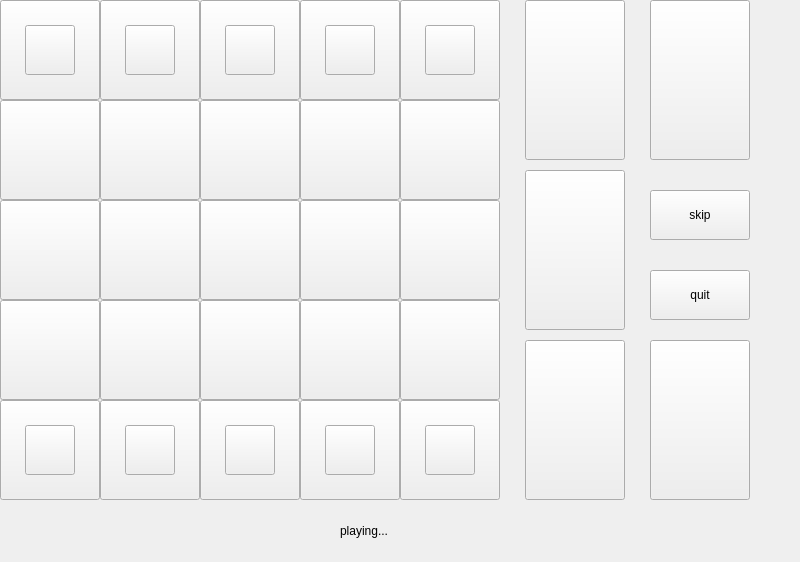
<?xml version="1.0" encoding="UTF-8"?>
<ui version="4.0">
 <class>LowGame</class>
 <widget class="QWidget" name="LowGame">
  <property name="geometry">
   <rect>
    <x>0</x>
    <y>0</y>
    <width>800</width>
    <height>562</height>
   </rect>
  </property>
  <property name="windowTitle">
   <string>LowGame</string>
  </property>
  <widget class="QPushButton" name="pushButton_to_start">
   <property name="geometry">
    <rect>
     <x>650</x>
     <y>270</y>
     <width>100</width>
     <height>50</height>
    </rect>
   </property>
   <property name="text">
    <string>quit</string>
   </property>
  </widget>
  <widget class="QPushButton" name="pushButton_5">
   <property name="geometry">
    <rect>
     <x>0</x>
     <y>0</y>
     <width>100</width>
     <height>100</height>
    </rect>
   </property>
   <property name="text">
    <string/>
   </property>
  </widget>
  <widget class="QPushButton" name="pushButton_4">
   <property name="geometry">
    <rect>
     <x>0</x>
     <y>100</y>
     <width>100</width>
     <height>100</height>
    </rect>
   </property>
   <property name="text">
    <string/>
   </property>
  </widget>
  <widget class="QPushButton" name="pushButton_3">
   <property name="geometry">
    <rect>
     <x>0</x>
     <y>200</y>
     <width>100</width>
     <height>100</height>
    </rect>
   </property>
   <property name="text">
    <string/>
   </property>
  </widget>
  <widget class="QPushButton" name="pushButton_2">
   <property name="geometry">
    <rect>
     <x>0</x>
     <y>300</y>
     <width>100</width>
     <height>100</height>
    </rect>
   </property>
   <property name="text">
    <string/>
   </property>
  </widget>
  <widget class="QPushButton" name="pushButton_1">
   <property name="geometry">
    <rect>
     <x>0</x>
     <y>400</y>
     <width>100</width>
     <height>100</height>
    </rect>
   </property>
   <property name="text">
    <string/>
   </property>
  </widget>
  <widget class="QPushButton" name="pushButton_10">
   <property name="geometry">
    <rect>
     <x>100</x>
     <y>0</y>
     <width>100</width>
     <height>100</height>
    </rect>
   </property>
   <property name="text">
    <string/>
   </property>
  </widget>
  <widget class="QPushButton" name="pushButton_9">
   <property name="geometry">
    <rect>
     <x>100</x>
     <y>100</y>
     <width>100</width>
     <height>100</height>
    </rect>
   </property>
   <property name="text">
    <string/>
   </property>
  </widget>
  <widget class="QPushButton" name="pushButton_8">
   <property name="geometry">
    <rect>
     <x>100</x>
     <y>200</y>
     <width>100</width>
     <height>100</height>
    </rect>
   </property>
   <property name="text">
    <string/>
   </property>
  </widget>
  <widget class="QPushButton" name="pushButton_7">
   <property name="geometry">
    <rect>
     <x>100</x>
     <y>300</y>
     <width>100</width>
     <height>100</height>
    </rect>
   </property>
   <property name="text">
    <string/>
   </property>
  </widget>
  <widget class="QPushButton" name="pushButton_6">
   <property name="geometry">
    <rect>
     <x>100</x>
     <y>400</y>
     <width>100</width>
     <height>100</height>
    </rect>
   </property>
   <property name="text">
    <string/>
   </property>
  </widget>
  <widget class="QPushButton" name="pushButton_15">
   <property name="geometry">
    <rect>
     <x>200</x>
     <y>0</y>
     <width>100</width>
     <height>100</height>
    </rect>
   </property>
   <property name="styleSheet">
    <string notr="true">border-image: url(:/new/prefix1/tuoliyi2.png);</string>
   </property>
   <property name="text">
    <string/>
   </property>
  </widget>
  <widget class="QPushButton" name="pushButton_14">
   <property name="geometry">
    <rect>
     <x>200</x>
     <y>100</y>
     <width>100</width>
     <height>100</height>
    </rect>
   </property>
   <property name="text">
    <string/>
   </property>
  </widget>
  <widget class="QPushButton" name="pushButton_13">
   <property name="geometry">
    <rect>
     <x>200</x>
     <y>200</y>
     <width>100</width>
     <height>100</height>
    </rect>
   </property>
   <property name="text">
    <string/>
   </property>
  </widget>
  <widget class="QPushButton" name="pushButton_12">
   <property name="geometry">
    <rect>
     <x>200</x>
     <y>300</y>
     <width>100</width>
     <height>100</height>
    </rect>
   </property>
   <property name="text">
    <string/>
   </property>
  </widget>
  <widget class="QPushButton" name="pushButton_11">
   <property name="geometry">
    <rect>
     <x>200</x>
     <y>400</y>
     <width>100</width>
     <height>100</height>
    </rect>
   </property>
   <property name="styleSheet">
    <string notr="true">
         border-image: url(:/new/prefix1/tuoliyi1.PNG);
       </string>
   </property>
   <property name="text">
    <string/>
   </property>
  </widget>
  <widget class="QPushButton" name="pushButton_20">
   <property name="geometry">
    <rect>
     <x>300</x>
     <y>0</y>
     <width>100</width>
     <height>100</height>
    </rect>
   </property>
   <property name="text">
    <string/>
   </property>
  </widget>
  <widget class="QPushButton" name="pushButton_19">
   <property name="geometry">
    <rect>
     <x>300</x>
     <y>100</y>
     <width>100</width>
     <height>100</height>
    </rect>
   </property>
   <property name="text">
    <string/>
   </property>
  </widget>
  <widget class="QPushButton" name="pushButton_18">
   <property name="geometry">
    <rect>
     <x>300</x>
     <y>200</y>
     <width>100</width>
     <height>100</height>
    </rect>
   </property>
   <property name="text">
    <string/>
   </property>
  </widget>
  <widget class="QPushButton" name="pushButton_17">
   <property name="geometry">
    <rect>
     <x>300</x>
     <y>300</y>
     <width>100</width>
     <height>100</height>
    </rect>
   </property>
   <property name="text">
    <string/>
   </property>
  </widget>
  <widget class="QPushButton" name="pushButton_16">
   <property name="geometry">
    <rect>
     <x>300</x>
     <y>400</y>
     <width>100</width>
     <height>100</height>
    </rect>
   </property>
   <property name="text">
    <string/>
   </property>
  </widget>
  <widget class="QPushButton" name="pushButton_25">
   <property name="geometry">
    <rect>
     <x>400</x>
     <y>0</y>
     <width>100</width>
     <height>100</height>
    </rect>
   </property>
   <property name="text">
    <string/>
   </property>
  </widget>
  <widget class="QPushButton" name="pushButton_24">
   <property name="geometry">
    <rect>
     <x>400</x>
     <y>100</y>
     <width>100</width>
     <height>100</height>
    </rect>
   </property>
   <property name="styleSheet">
    <string notr="true"/>
   </property>
   <property name="text">
    <string/>
   </property>
  </widget>
  <widget class="QPushButton" name="pushButton_23">
   <property name="geometry">
    <rect>
     <x>400</x>
     <y>200</y>
     <width>100</width>
     <height>100</height>
    </rect>
   </property>
   <property name="text">
    <string/>
   </property>
  </widget>
  <widget class="QPushButton" name="pushButton_22">
   <property name="geometry">
    <rect>
     <x>400</x>
     <y>300</y>
     <width>100</width>
     <height>100</height>
    </rect>
   </property>
   <property name="text">
    <string/>
   </property>
  </widget>
  <widget class="QPushButton" name="pushButton_21">
   <property name="geometry">
    <rect>
     <x>400</x>
     <y>400</y>
     <width>100</width>
     <height>100</height>
    </rect>
   </property>
   <property name="text">
    <string/>
   </property>
  </widget>
  <widget class="QPushButton" name="card_3">
   <property name="geometry">
    <rect>
     <x>525</x>
     <y>0</y>
     <width>100</width>
     <height>160</height>
    </rect>
   </property>
   <property name="whatsThis">
    <string/>
   </property>
   <property name="styleSheet">
    <string notr="true"/>
   </property>
   <property name="text">
    <string/>
   </property>
  </widget>
  <widget class="QPushButton" name="card_4">
   <property name="geometry">
    <rect>
     <x>650</x>
     <y>0</y>
     <width>100</width>
     <height>160</height>
    </rect>
   </property>
   <property name="whatsThis">
    <string/>
   </property>
   <property name="styleSheet">
    <string notr="true"/>
   </property>
   <property name="text">
    <string/>
   </property>
  </widget>
  <widget class="QPushButton" name="card_1">
   <property name="geometry">
    <rect>
     <x>525</x>
     <y>340</y>
     <width>100</width>
     <height>160</height>
    </rect>
   </property>
   <property name="whatsThis">
    <string/>
   </property>
   <property name="styleSheet">
    <string notr="true"/>
   </property>
   <property name="text">
    <string/>
   </property>
  </widget>
  <widget class="QPushButton" name="card_2">
   <property name="geometry">
    <rect>
     <x>650</x>
     <y>340</y>
     <width>100</width>
     <height>160</height>
    </rect>
   </property>
   <property name="whatsThis">
    <string/>
   </property>
   <property name="styleSheet">
    <string notr="true"/>
   </property>
   <property name="text">
    <string/>
   </property>
  </widget>
  <widget class="QPushButton" name="card_5">
   <property name="geometry">
    <rect>
     <x>525</x>
     <y>170</y>
     <width>100</width>
     <height>160</height>
    </rect>
   </property>
   <property name="whatsThis">
    <string/>
   </property>
   <property name="styleSheet">
    <string notr="true"/>
   </property>
   <property name="text">
    <string/>
   </property>
  </widget>
  <widget class="QPushButton" name="omiuji_2">
   <property name="geometry">
    <rect>
     <x>225</x>
     <y>425</y>
     <width>50</width>
     <height>50</height>
    </rect>
   </property>
   <property name="styleSheet">
    <string notr="true">border-image: url(:/Onitama/Resources/Omiuji1.jpg);</string>
   </property>
   <property name="text">
    <string/>
   </property>
  </widget>
  <widget class="QPushButton" name="ghost_2_1">
   <property name="geometry">
    <rect>
     <x>25</x>
     <y>425</y>
     <width>50</width>
     <height>50</height>
    </rect>
   </property>
   <property name="styleSheet">
    <string notr="true">border-image: url(:/Onitama/Resources/Ghost1.jpg);</string>
   </property>
   <property name="text">
    <string/>
   </property>
  </widget>
  <widget class="QPushButton" name="ghost_2_2">
   <property name="geometry">
    <rect>
     <x>125</x>
     <y>425</y>
     <width>50</width>
     <height>50</height>
    </rect>
   </property>
   <property name="styleSheet">
    <string notr="true">border-image: url(:/Onitama/Resources/Ghost1.jpg);</string>
   </property>
   <property name="text">
    <string/>
   </property>
  </widget>
  <widget class="QPushButton" name="ghost_2_3">
   <property name="geometry">
    <rect>
     <x>425</x>
     <y>425</y>
     <width>50</width>
     <height>50</height>
    </rect>
   </property>
   <property name="styleSheet">
    <string notr="true">border-image: url(:/Onitama/Resources/Ghost1.jpg);</string>
   </property>
   <property name="text">
    <string/>
   </property>
  </widget>
  <widget class="QPushButton" name="ghost_2_4">
   <property name="geometry">
    <rect>
     <x>325</x>
     <y>425</y>
     <width>50</width>
     <height>50</height>
    </rect>
   </property>
   <property name="styleSheet">
    <string notr="true">border-image: url(:/Onitama/Resources/Ghost1.jpg);</string>
   </property>
   <property name="text">
    <string/>
   </property>
  </widget>
  <widget class="QPushButton" name="omiuji_1">
   <property name="geometry">
    <rect>
     <x>225</x>
     <y>25</y>
     <width>50</width>
     <height>50</height>
    </rect>
   </property>
   <property name="styleSheet">
    <string notr="true">border-image: url(:/Onitama/Resources/Omiuji2.jpg);</string>
   </property>
   <property name="text">
    <string/>
   </property>
  </widget>
  <widget class="QPushButton" name="ghost_1_1">
   <property name="geometry">
    <rect>
     <x>325</x>
     <y>25</y>
     <width>50</width>
     <height>50</height>
    </rect>
   </property>
   <property name="styleSheet">
    <string notr="true">border-image: url(:/Onitama/Resources/Ghost2.jpg);</string>
   </property>
   <property name="text">
    <string/>
   </property>
  </widget>
  <widget class="QPushButton" name="ghost_1_2">
   <property name="geometry">
    <rect>
     <x>425</x>
     <y>25</y>
     <width>50</width>
     <height>50</height>
    </rect>
   </property>
   <property name="styleSheet">
    <string notr="true">border-image: url(:/Onitama/Resources/Ghost2.jpg);</string>
   </property>
   <property name="text">
    <string/>
   </property>
  </widget>
  <widget class="QPushButton" name="ghost_1_3">
   <property name="geometry">
    <rect>
     <x>125</x>
     <y>25</y>
     <width>50</width>
     <height>50</height>
    </rect>
   </property>
   <property name="styleSheet">
    <string notr="true">border-image: url(:/Onitama/Resources/Ghost2.jpg);</string>
   </property>
   <property name="text">
    <string/>
   </property>
  </widget>
  <widget class="QPushButton" name="ghost_1_4">
   <property name="geometry">
    <rect>
     <x>25</x>
     <y>25</y>
     <width>50</width>
     <height>50</height>
    </rect>
   </property>
   <property name="styleSheet">
    <string notr="true">border-image:url(:/Onitama/Resources/Ghost2.jpg);</string>
   </property>
   <property name="text">
    <string/>
   </property>
  </widget>
  <widget class="QPushButton" name="pushButton_skip">
   <property name="geometry">
    <rect>
     <x>650</x>
     <y>190</y>
     <width>100</width>
     <height>50</height>
    </rect>
   </property>
   <property name="text">
    <string>skip</string>
   </property>
  </widget>
  <widget class="QLabel" name="label">
   <property name="geometry">
    <rect>
     <x>340</x>
     <y>520</y>
     <width>121</width>
     <height>21</height>
    </rect>
   </property>
   <property name="text">
    <string>playing...</string>
   </property>
  </widget>
  <zorder>pushButton_to_start</zorder>
  <zorder>pushButton_5</zorder>
  <zorder>pushButton_4</zorder>
  <zorder>pushButton_3</zorder>
  <zorder>pushButton_2</zorder>
  <zorder>pushButton_1</zorder>
  <zorder>pushButton_10</zorder>
  <zorder>pushButton_9</zorder>
  <zorder>pushButton_8</zorder>
  <zorder>pushButton_7</zorder>
  <zorder>pushButton_6</zorder>
  <zorder>pushButton_15</zorder>
  <zorder>pushButton_14</zorder>
  <zorder>pushButton_13</zorder>
  <zorder>pushButton_12</zorder>
  <zorder>pushButton_11</zorder>
  <zorder>pushButton_20</zorder>
  <zorder>pushButton_19</zorder>
  <zorder>pushButton_18</zorder>
  <zorder>pushButton_17</zorder>
  <zorder>pushButton_16</zorder>
  <zorder>pushButton_25</zorder>
  <zorder>pushButton_24</zorder>
  <zorder>pushButton_23</zorder>
  <zorder>pushButton_22</zorder>
  <zorder>pushButton_21</zorder>
  <zorder>card_3</zorder>
  <zorder>card_4</zorder>
  <zorder>card_1</zorder>
  <zorder>card_2</zorder>
  <zorder>card_5</zorder>
  <zorder>omiuji_2</zorder>
  <zorder>ghost_2_1</zorder>
  <zorder>ghost_2_2</zorder>
  <zorder>ghost_2_4</zorder>
  <zorder>omiuji_1</zorder>
  <zorder>ghost_1_1</zorder>
  <zorder>ghost_1_2</zorder>
  <zorder>ghost_1_3</zorder>
  <zorder>ghost_1_4</zorder>
  <zorder>pushButton_skip</zorder>
  <zorder>ghost_2_3</zorder>
  <zorder>label</zorder>
 </widget>
 <layoutdefault spacing="6" margin="11"/>
 <resources>
  <include location="Onitama.qrc"/>
 </resources>
 <connections/>
 <slots>
  <slot>slot1()</slot>
 </slots>
</ui>
